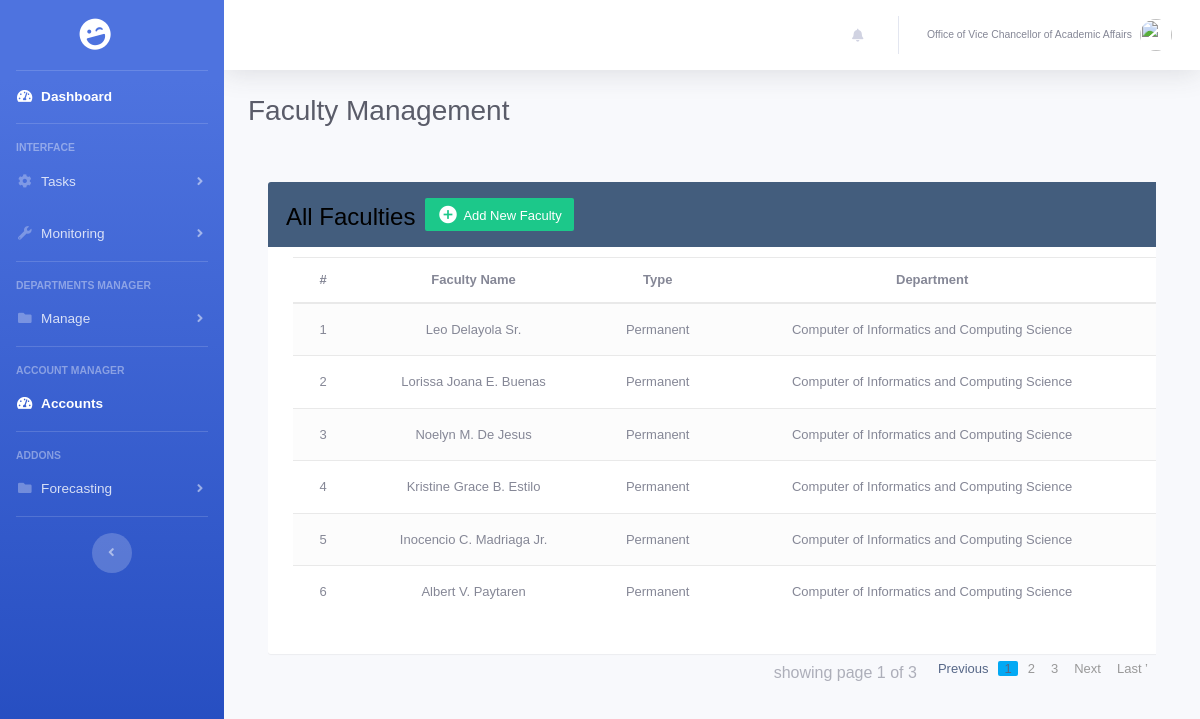
/admin/faculties_management.php (signed in), run on the app's committed database.
### tables this page shows
CREATE TABLE `users` (
  `user_id` int(11) NOT NULL,
  `unique_id` int(11) NOT NULL,
  `department_id` int(11) NOT NULL,
  `email` varchar(255) NOT NULL,
  `password` varchar(255) NOT NULL,
  `img` varchar(255) NOT NULL,
  `status` varchar(255) NOT NULL,
  `type` varchar(255) NOT NULL
);

CREATE TABLE `departments` (
  `department_id` int(8) NOT NULL,
  `department_name` varchar(50) NOT NULL,
  `department_abbrv` varchar(12) NOT NULL
);

CREATE TABLE `faculties` (
  `faculty_id` int(8) NOT NULL,
  `firstname` varchar(50) NOT NULL,
  `lastname` varchar(50) NOT NULL,
  `middlename` varchar(50) DEFAULT NULL,
  `suffix` varchar(4) DEFAULT NULL,
  `department_id` int(8) NOT NULL,
  `is_permanent` int(4) NOT NULL,
  `is_guest` int(4) NOT NULL,
  `is_partTime` int(4) NOT NULL
);

### admin/faculties_management.php (the view, shortened to what this page needs)
<?php
include "../config.php";
 if(isset($_SESSION['unique_id']) && isset($_SESSION['user_id'])){
    $users_id = $_SESSION['unique_id'];
    $data = mysqli_query($conn,"SELECT
            u.user_id,
            u.unique_id,
            u.email,
            u.password,
            u.img,
            u.status,
            u.type,
            d.department_id AS 'department_id',
            d.department_name,
            d.department_abbrv
            FROM users u
            LEFT JOIN departments d ON u.department_id = d.department_id
            WHERE unique_id = '$users_id'
            ");
    $data_result = mysqli_fetch_assoc($data);
    $department_name = $data_result['department_name'];
    if($data_result){
?>
<!DOCTYPE html>
<html>
<?php  include "../header/header.php"?>
<body>
    <div id="wrapper">
    <?php
     include "../sidebar/sidebar.php";
     ?>
        <div id="content-wrapper" class="d-flex flex-column">
            <div id="content">
    <?php include "../topbar/topbar.php"; ?>
<div class="container-fluid tabcontent" id="createfill-Up">
                    <h1 class="h3 mb-1 text-gray-800">Faculty Management</h1>
                    <div class="card-body">
                            <div class="table-responsive">
            <div class="table-wrapper">
                <div class="table-title">
                    <div class="row">
                        <div class="col-xs-6">
                            <h2>All Faculties</b></h2>
                        </div>
                        <div class="col-xs-6">
                            <a href="#addEmployeeModal" class="btn btn-success" data-toggle="modal"><i class="material-icons">&#xE147;</i> <span>Add New Faculty</span></a>
                        </div>
                    </div>
                </div>
                <table class="table table-striped table-hover">
                    <thead>
                        <tr>
                            <th>#</th>
                            <th>Faculty Name</th>
                            <th>Type</th>
                            <th>Department</th>
                            <th>Actions</th>
                        </tr>
                    </thead>
                    <tbody>
                        <?php
                                include "../config.php";
                            if(isset($_GET['page_no']) && $_GET['page_no'] !=""){
                                $page_no = $_GET['page_no'];
                            }else{
                                $page_no = 1;
                            }
                            $total_records_per_page = 6;
                            $off_set = ($page_no - 1) * $total_records_per_page;
                            $previous_page = $page_no - 1;
                            $next_page = $page_no + 1;
                            $result_count = mysqli_query($conn, "SELECT
                            COUNT(*)  AS total_records FROM faculties");
                            $total_records = mysqli_fetch_array($result_count);
                            $total_records = $total_records['total_records'];
                            $total_no_of_page = ceil($total_records / $total_records_per_page);
                            $sql = "SELECT
                                    f.faculty_id,
                                    f.firstname,
                                    f.lastname,
                                    f.middlename,
                                    f.suffix,
                                    f.is_permanent,
                                    f.is_guest,
                                    f.is_partTime,
                                    d.`department_name`
                                    FROM faculties f
                                    LEFT JOIN departments d ON d.`department_id` = f.`department_id`";
                            $results = $conn->query($sql);
                            $results->data_seek($off_set);
                            $count = 1;
                            while ($row = mysqli_fetch_array($results)) {
                                $id = $row['faculty_id'];
                                $first_name = $row['firstname'];
                                $last_name = $row['lastname'];
                                $middle_name = $row['middlename'];
                                $suffix = $row['suffix'];
                                $is_permanent = $row['is_permanent'];
                                $is_guest = $row['is_guest'];
                                $department_name = $row['department_name'];
                                $count++;
                         ?>
                        <tr>
                            <td class="faculty_id"><?php echo $id;?></td>
                            <td><?php echo $first_name . " " . $middle_name . " " . $last_name . " " . $suffix;?></td>
                            <td><?php
                            if($is_permanent == 1){
                                echo "Permanent";
                            }
                            elseif($is_guest == 1){
                                echo "Temporary";
                            }
                            else{
                                echo "Part Time";
                            }
                            ;?></td>
                            <td><?php echo $department_name;?></td>
                            <td>
                            </td>
                        </tr>
                    <?php
    if ($count > $total_records_per_page) {
        break;
    }
                    }?>
                    </tbody>
                </table>
            </div>
            <ul class="pagination pull-right">
    <li class="pull-left btn btn-default disabled">showing page <?php echo $page_no . " of " . $total_no_of_page; ?></li>
    <li <?php if ($page_no <= 1) { echo "class='disabled page-item'"; } ?>>
        <a <?php if ($page_no > 1) { echo "href='?page_no=$previous_page'"; } ?>>Previous</a>
    </li>
    <?php
    if ($total_no_of_page <= 10) {
        for ($counter = 1; $counter <= $total_no_of_page; $counter++) {
            if ($counter == $page_no) {
                echo "<li class='active page-item'><a>$counter</a></li>";
            } else {
                echo "<li><a href='?page_no=$counter'>$counter</a></li>";
            }
        }
    }
    ?>
    <li <?php if ($page_no >= $total_no_of_page) { echo "class='disabled page-item'"; } ?>>
        <a <?php if ($page_no < $total_no_of_page) { echo "href='?page_no=$next_page'"; } ?>>Next</a>
    </li>
    <?php
    if ($page_no < $total_no_of_page) {
        echo "<li class = 'page-item'><a href='?page_no=$total_no_of_page'>Last &rsquo;</a></li>";
    }
    ?>
</ul>
        </div>
                         </div>
            </div>
<?php }
}?>
</body>
</html>

### header/header.php (shortened to what this page needs)
<head>
    <link href="vendor/fontawesome-free/css/all.min.css" rel="stylesheet" type="text/css">
    <link href="css/admin.css" rel="stylesheet">
    <link href="deans.css" rel="stylesheet">
    <link rel="stylesheet" href="createTask.css">
<link rel="stylesheet" href="https://maxcdn.bootstrapcdn.com/font-awesome/4.7.0/css/font-awesome.min.css">
<link rel="stylesheet" type="text/css" href="https://cdn.datatables.net/1.10.25/css/dataTables.bootstrap.min.css">
</head>

### sidebar/sidebar.php (shortened to what this page needs)
<ul class="navbar-nav bg-gradient-primary sidebar sidebar-dark accordion" id="accordionSidebar">
    <a class="sidebar-brand d-flex align-items-center justify-content-center" href="index.html">
        <div class="sidebar-brand-icon rotate-n-15">
            <i class="fas fa-laugh-wink"></i>
        </div>
    </a>
    <hr class="sidebar-divider my-0">
    <li class="nav-item active">
        <a class="nav-link tablinks" href="admin.php">
            <i class="fas fa-fw fa-tachometer-alt"></i>
            <span>Dashboard</span></a>
    </li>
    <hr class="sidebar-divider">
    <div class="sidebar-heading">
        Interface
    </div>
    <li class="nav-item">
        <a class="nav-link collapsed" href="#" data-toggle="collapse" data-target="#collapseTwo"
            aria-expanded="true" aria-controls="collapseTwo">
            <i class="fas fa-fw fa-cog"></i>
            <span>Tasks</span>
        </a>
    </li>
    <li class="nav-item">
        <a class="nav-link collapsed" href="#" data-toggle="collapse" data-target="#collapseUtilities"
            aria-expanded="true" aria-controls="collapseUtilities">
            <i class="fas fa-fw fa-wrench"></i>
            <span>Monitoring</span>
        </a>
    </li>
    <hr class="sidebar-divider">
    <div class="sidebar-heading">
        Departments Manager
    </div>
    <li class="nav-item">
        <a class="nav-link collapsed" href="#" data-toggle="collapse" data-target="#management"
            aria-expanded="true" aria-controls="management">
            <i class="fas fa-fw fa-folder"></i>
            <span>Manage</span>
        </a>
    </li>
    <hr class="sidebar-divider">
    <div class="sidebar-heading">
        Account Manager
    </div>
   <li class="nav-item active">
        <a class="nav-link tablinks" href="account_management.php">
            <i class="fas fa-fw fa-tachometer-alt"></i>
            <span>Accounts</span></a>
    </li>
    <hr class="sidebar-divider">
    <div class="sidebar-heading">
        Addons
    </div>
    <li class="nav-item">
        <a class="nav-link collapsed" href="#" data-toggle="collapse" data-target="#collapsePages"
            aria-expanded="true" aria-controls="collapsePages">
            <i class="fas fa-fw fa-folder"></i>
            <span>Forecasting</span>
        </a>
    </li>
    <hr class="sidebar-divider d-none d-md-block">
    <div class="text-center d-none d-md-inline">
        <button class="rounded-circle border-0" id="sidebarToggle"></button>
    </div>
</ul>

### topbar/topbar.php (shortened to what this page needs)
<nav class="navbar navbar-expand navbar-light bg-white topbar mb-4 static-top shadow">
    <ul class="navbar-nav ml-auto">
        <li class="nav-item dropdown no-arrow mx-1">
            <a class="nav-link dropdown-toggle" href="#" id="alertsDropdown" role="button"
                data-toggle="dropdown" aria-haspopup="true" aria-expanded="false">
                <i class="fas fa-bell fa-fw"></i>
            </a>
        </li>
        <li class="nav-item dropdown no-arrow">
            <a class="nav-link dropdown-toggle" href="#" id="userDropdown" role="button"
                data-toggle="dropdown" aria-haspopup="true" aria-expanded="false">
                <span class="mr-2 d-none d-lg-inline text-gray-600 small"><?php echo $department_name;?></span>
                <img class="img-profile rounded-circle"
                    src="<?php echo '../php/images/'.$img?>">
            </a>
        </li>
    </ul>
</nav>

### admin/createTask.css (style rules this page uses)
* { margin: 0; padding: 0; box-sizing: border-box; }
.row, label { color: black; }

### header/header.php (style rules this page uses)
body { color: #566787; background: #f5f5f5; font-family: 'Varela Round', sans-serif; font-size: 13px; }
.table-responsive { margin: 30px 0; }
.table-wrapper { min-width: 1000px; background: #fff; padding: 20px 25px; border-radius: 3px; box-shadow: 0 1px 1px rgba(0,0,0,.05); }
.table-title { padding-bottom: 15px; background: #435d7d; color: #fff; padding: 16px 30px; margin: -20px -25px 10px; border-radius: 3px 3px 0 0; }
.table-title h2 { margin: 5px 0 0; font-size: 24px; }
.table-title .btn { color: #fff; float: right; font-size: 13px; border: none; min-width: 50px; border-radius: 2px; border: none; outline: none !important; margin-left: 10px; }
.table-title .btn i { float: left; font-size: 21px; margin-right: 5px; }
.table-title .btn span { float: left; margin-top: 2px; }
table.table tr th, table.table tr td { border-color: #e9e9e9; padding: 12px 15px; vertical-align: middle; }
table.table tr th:first-child { width: 60px; }
table.table tr th:last-child { width: 100px; }
table.table-striped tbody tr:nth-of-type(odd) { background-color: #fcfcfc; }
.pagination { float: right; margin: 0 0 5px; }
.pagination li a { border: none; font-size: 13px; min-width: 30px; min-height: 30px; color: #999; margin: 0 2px; line-height: 30px; border-radius: 2px !important; text-align: center; padding: 0 6px; }
.pagination li.active a, .pagination li.active a.page-link { background: #03A9F4; }

### data on the page
users: department.department_name "Office of Vice Chancellor of Academic Affairs"
faculties: faculty_id "1", firstname "Leo", lastname "Delayola", suffix "Sr.", is_permanent "Permanent", department.department_name "Computer of Informatics and Computing Science"
faculties: faculty_id "2", firstname "Lorissa Joana", middlename "E.", lastname "Buenas", is_permanent "Permanent", department.department_name "Computer of Informatics and Computing Science"
faculties: faculty_id "3", firstname "Noelyn", middlename "M.", lastname "De Jesus", is_permanent "Permanent", department.department_name "Computer of Informatics and Computing Science"
faculties: faculty_id "4", firstname "Kristine Grace", middlename "B.", lastname "Estilo", is_permanent "Permanent", department.department_name "Computer of Informatics and Computing Science"
faculties: faculty_id "5", firstname "Inocencio", middlename "C.", lastname "Madriaga", suffix "Jr.", is_permanent "Permanent", department.department_name "Computer of Informatics and Computing Science"
faculties: faculty_id "6", firstname "Albert", middlename "V.", lastname "Paytaren", is_permanent "Permanent", department.department_name "Computer of Informatics and Computing Science"

### other printed values
$page_no "1"
$total_no_of_page "3"
